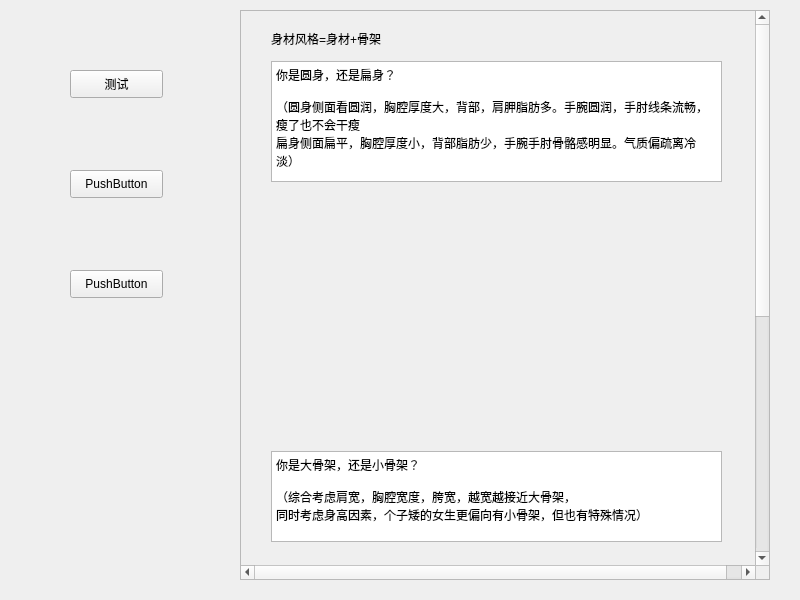
<?xml version="1.0" encoding="UTF-8"?>
<ui version="4.0">
 <class>coldandwarm</class>
 <widget class="QWidget" name="coldandwarm">
  <property name="geometry">
   <rect>
    <x>0</x>
    <y>0</y>
    <width>800</width>
    <height>600</height>
   </rect>
  </property>
  <property name="windowTitle">
   <string>Form</string>
  </property>
  <widget class="QPushButton" name="pushButton">
   <property name="geometry">
    <rect>
     <x>70</x>
     <y>70</y>
     <width>93</width>
     <height>28</height>
    </rect>
   </property>
   <property name="text">
    <string>测试</string>
   </property>
  </widget>
  <widget class="QPushButton" name="pushButton_2">
   <property name="geometry">
    <rect>
     <x>70</x>
     <y>170</y>
     <width>93</width>
     <height>28</height>
    </rect>
   </property>
   <property name="text">
    <string>PushButton</string>
   </property>
  </widget>
  <widget class="QPushButton" name="pushButton_3">
   <property name="geometry">
    <rect>
     <x>70</x>
     <y>270</y>
     <width>93</width>
     <height>28</height>
    </rect>
   </property>
   <property name="text">
    <string>PushButton</string>
   </property>
  </widget>
  <widget class="QScrollArea" name="scrollArea">
   <property name="geometry">
    <rect>
     <x>240</x>
     <y>10</y>
     <width>530</width>
     <height>570</height>
    </rect>
   </property>
   <property name="minimumSize">
    <size>
     <width>20</width>
     <height>20</height>
    </size>
   </property>
   <property name="verticalScrollBarPolicy">
    <enum>Qt::ScrollBarAlwaysOn</enum>
   </property>
   <property name="horizontalScrollBarPolicy">
    <enum>Qt::ScrollBarAlwaysOn</enum>
   </property>
   <property name="widgetResizable">
    <bool>false</bool>
   </property>
   <widget class="QWidget" name="scrollAreaWidgetContents">
    <property name="geometry">
     <rect>
      <x>0</x>
      <y>0</y>
      <width>530</width>
      <height>1000</height>
     </rect>
    </property>
    <property name="minimumSize">
     <size>
      <width>500</width>
      <height>1000</height>
     </size>
    </property>
    <widget class="QLabel" name="label">
     <property name="geometry">
      <rect>
       <x>30</x>
       <y>20</y>
       <width>171</width>
       <height>16</height>
      </rect>
     </property>
     <property name="text">
      <string>身材风格=身材+骨架</string>
     </property>
    </widget>
    <widget class="QLabel" name="label_2">
     <property name="geometry">
      <rect>
       <x>30</x>
       <y>180</y>
       <width>211</width>
       <height>251</height>
      </rect>
     </property>
     <property name="text">
      <string/>
     </property>
    </widget>
    <widget class="QLabel" name="label_3">
     <property name="geometry">
      <rect>
       <x>260</x>
       <y>180</y>
       <width>221</width>
       <height>251</height>
      </rect>
     </property>
     <property name="text">
      <string/>
     </property>
    </widget>
    <widget class="QLabel" name="label_4">
     <property name="geometry">
      <rect>
       <x>30</x>
       <y>540</y>
       <width>211</width>
       <height>271</height>
      </rect>
     </property>
     <property name="text">
      <string/>
     </property>
    </widget>
    <widget class="QLabel" name="label_5">
     <property name="geometry">
      <rect>
       <x>260</x>
       <y>540</y>
       <width>221</width>
       <height>271</height>
      </rect>
     </property>
     <property name="text">
      <string/>
     </property>
    </widget>
    <widget class="QLabel" name="label_6">
     <property name="geometry">
      <rect>
       <x>40</x>
       <y>820</y>
       <width>431</width>
       <height>16</height>
      </rect>
     </property>
     <property name="text">
      <string>综合考虑你的身材类型与骨骼类型，选择你的身材风格是？</string>
     </property>
    </widget>
    <widget class="QRadioButton" name="radioButton">
     <property name="geometry">
      <rect>
       <x>40</x>
       <y>850</y>
       <width>115</width>
       <height>19</height>
      </rect>
     </property>
     <property name="text">
      <string>大骨架圆身材</string>
     </property>
    </widget>
    <widget class="QRadioButton" name="radioButton_2">
     <property name="geometry">
      <rect>
       <x>40</x>
       <y>890</y>
       <width>115</width>
       <height>19</height>
      </rect>
     </property>
     <property name="text">
      <string>大骨架扁身材</string>
     </property>
    </widget>
    <widget class="QRadioButton" name="radioButton_3">
     <property name="geometry">
      <rect>
       <x>250</x>
       <y>850</y>
       <width>171</width>
       <height>19</height>
      </rect>
     </property>
     <property name="text">
      <string>小/中等骨架圆身材</string>
     </property>
    </widget>
    <widget class="QRadioButton" name="radioButton_4">
     <property name="geometry">
      <rect>
       <x>250</x>
       <y>890</y>
       <width>171</width>
       <height>19</height>
      </rect>
     </property>
     <property name="text">
      <string>小/中等骨架扁身材</string>
     </property>
    </widget>
    <widget class="QTextBrowser" name="textBrowser_3">
     <property name="geometry">
      <rect>
       <x>30</x>
       <y>50</y>
       <width>451</width>
       <height>121</height>
      </rect>
     </property>
     <property name="html">
      <string>&lt;!DOCTYPE HTML PUBLIC &quot;-//W3C//DTD HTML 4.0//EN&quot; &quot;http://www.w3.org/TR/REC-html40/strict.dtd&quot;&gt;
&lt;html&gt;&lt;head&gt;&lt;meta name=&quot;qrichtext&quot; content=&quot;1&quot; /&gt;&lt;style type=&quot;text/css&quot;&gt;
p, li { white-space: pre-wrap; }
&lt;/style&gt;&lt;/head&gt;&lt;body style=&quot; font-family:'SimSun'; font-size:9pt; font-weight:400; font-style:normal;&quot;&gt;
&lt;p style=&quot; margin-top:0px; margin-bottom:0px; margin-left:0px; margin-right:0px; -qt-block-indent:0; text-indent:0px;&quot;&gt;你是圆身，还是扁身？&lt;/p&gt;
&lt;p style=&quot;-qt-paragraph-type:empty; margin-top:0px; margin-bottom:0px; margin-left:0px; margin-right:0px; -qt-block-indent:0; text-indent:0px;&quot;&gt;&lt;br /&gt;&lt;/p&gt;
&lt;p style=&quot; margin-top:0px; margin-bottom:0px; margin-left:0px; margin-right:0px; -qt-block-indent:0; text-indent:0px;&quot;&gt;（圆身侧面看圆润，胸腔厚度大，背部，肩胛脂肪多。手腕圆润，手肘线条流畅，瘦了也不会干瘦&lt;/p&gt;
&lt;p style=&quot; margin-top:0px; margin-bottom:0px; margin-left:0px; margin-right:0px; -qt-block-indent:0; text-indent:0px;&quot;&gt;扁身侧面扁平，胸腔厚度小，背部脂肪少，手腕手肘骨骼感明显。气质偏疏离冷淡）&lt;/p&gt;&lt;/body&gt;&lt;/html&gt;</string>
     </property>
    </widget>
    <widget class="QTextBrowser" name="textBrowser_2">
     <property name="geometry">
      <rect>
       <x>30</x>
       <y>440</y>
       <width>451</width>
       <height>91</height>
      </rect>
     </property>
     <property name="html">
      <string>&lt;!DOCTYPE HTML PUBLIC &quot;-//W3C//DTD HTML 4.0//EN&quot; &quot;http://www.w3.org/TR/REC-html40/strict.dtd&quot;&gt;
&lt;html&gt;&lt;head&gt;&lt;meta name=&quot;qrichtext&quot; content=&quot;1&quot; /&gt;&lt;style type=&quot;text/css&quot;&gt;
p, li { white-space: pre-wrap; }
&lt;/style&gt;&lt;/head&gt;&lt;body style=&quot; font-family:'SimSun'; font-size:9pt; font-weight:400; font-style:normal;&quot;&gt;
&lt;p style=&quot; margin-top:0px; margin-bottom:0px; margin-left:0px; margin-right:0px; -qt-block-indent:0; text-indent:0px;&quot;&gt;你是大骨架，还是小骨架？&lt;/p&gt;
&lt;p style=&quot;-qt-paragraph-type:empty; margin-top:0px; margin-bottom:0px; margin-left:0px; margin-right:0px; -qt-block-indent:0; text-indent:0px;&quot;&gt;&lt;br /&gt;&lt;/p&gt;
&lt;p style=&quot; margin-top:0px; margin-bottom:0px; margin-left:0px; margin-right:0px; -qt-block-indent:0; text-indent:0px;&quot;&gt;（综合考虑肩宽，胸腔宽度，胯宽，越宽越接近大骨架，&lt;/p&gt;
&lt;p style=&quot; margin-top:0px; margin-bottom:0px; margin-left:0px; margin-right:0px; -qt-block-indent:0; text-indent:0px;&quot;&gt;同时考虑身高因素，个子矮的女生更偏向有小骨架，但也有特殊情况）&lt;/p&gt;&lt;/body&gt;&lt;/html&gt;</string>
     </property>
    </widget>
   </widget>
  </widget>
 </widget>
 <resources/>
 <connections/>
</ui>
